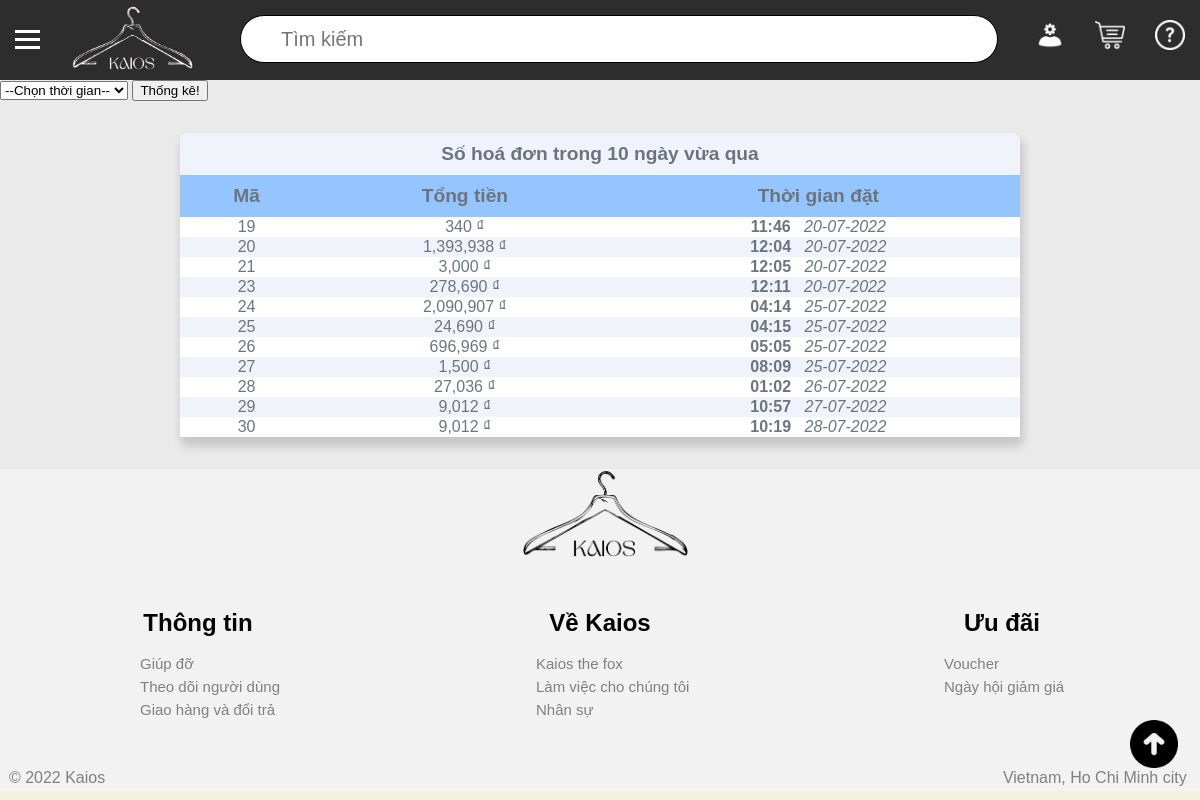
Screenshot of /admin/overview/orders.php (signed in) with the database file from the repository.
### tables this page shows
CREATE TABLE `hoa_don` (
  `ma` int(11) NOT NULL,
  `ma_khach_hang` int(11) NOT NULL,
  `trang_thai` int(11) NOT NULL,
  `dia_chi_nguoi_nhan` text NOT NULL,
  `thoi_gian_dat` timestamp NOT NULL DEFAULT CURRENT_TIMESTAMP,
  `ten_nguoi_nhan` varchar(200) NOT NULL,
  `sdt_nguoi_nhan` varchar(20) NOT NULL,
  `ghi_chu` text NOT NULL,
  `tong_tien` int(11) NOT NULL
);

### admin/overview/orders.php (the view, shortened to what this page needs)
<!DOCTYPE html>
<html>
<head>
	<link rel="stylesheet" type="text/css" href="../../styles.css">
    <link rel="stylesheet" type="text/css" href="./overview.css">
</head>
<body>
    <?php
    require '../../database/connect.php';
    $query_order = "
        SELECT
        hoa_don.ma as ma,
        hoa_don.tong_tien as tong_tien,
        hoa_don.thoi_gian_dat as thoi_gian_dat
        FROM hoa_don
        WHERE
        (hoa_don.thoi_gian_dat >= DATE_SUB(CURRENT_TIMESTAMP, INTERVAL 10 DAY)
            AND
            (hoa_don.thoi_gian_dat <= CURRENT_TIMESTAMP))
    ";
    $result_order = mysqli_query($connect,$query_order);
    $num_rows = mysqli_num_rows($result_order);
    ?>
    <div id="main_div">
      <?php include '../header.php'; ?>
      <?php
      if ($_SESSION['cap_do'] == 1)
        include '../menu.php';
    else
        include '../products/menu.php';
    ?>
    <div id="middle_div" style="z-index: 9999">
        <div>
            <form action="process_orders.php" method="post">
                <select id="range">
                    <option disabled selected hidden value="default">
                        --Chọn thời gian--
                    </option>
                </select>
                <button type="submit">Thống kê!</button>
            </form>
        </div>
        <div id="content">
            <p>
                <table id="main_table">
                    <tr>
                        <th colspan="3">
                            Số hoá đơn trong 10 ngày vừa qua
                        </th>
                    </tr>
                    <tr style="background-color: #95c5ff;">
                        <th>
                            Mã
                        </th>
                        <th>
                            Tổng tiền
                        </th>
                        <th>
                            Thời gian đặt
                        </th>
                    </tr>
                    <?php foreach($result_order as $each) { ?>
                        <?php
                        if ($num_rows % 2 == 0) $row_color = "#f1f3fa";
                        else if ($num_rows % 2 == 1) $row_color = "#ffffff";
                        $num_rows--;
                        ?>
                        <tr name="each_row" style="background-color: <?php echo $row_color ?>;">
                            <td>
                                <?php echo $each['ma']; ?>
                            </td>
                            <td>
                                <?php echo number_format($each['tong_tien'],0, '', ','). ' ₫
                                ' ?>
                            </td>
                            <td>
                               <b>
                                <?php
                                echo date('H:i',strtotime($each['thoi_gian_dat']))
                                ?>
                            </b>
                            <em>
                                <?php
                                echo date('d-m-Y',strtotime($each['thoi_gian_dat']))
                                ?>
                            </em>
                        </td>
                    </tr>
                <?php } ?>
            </table>
        </p>
    </div>
</div>
<?php include '../../partial/footer.php';?>
</body>
</html>

### styles.css (style rules this page uses)
html { height: 100%; }
body { margin:0; padding:0; font-family: sans-serif; background-color: #f1f1df; }
#main_div { width: 100%; height: auto; background-color: #eaeaea; position: relative; }
#middle_div { height: 83%; width: 100%; background-color: #eaeaea; float: left; }
#main_table { border-collapse: collapse; width: 90%; padding-top: 10px; margin-left: auto; margin-right: auto; text-align: center; background-color: #f1f3fa; border-radius: 7px; color: #6c757d; box-shadow: 2px 8px 8px 2px rgba(0,0,0,0.15); }
th { color: #6c757d; font-size: larger; padding: 10px; }
tr[name=each_row] { cursor: pointer; }

### admin/overview/overview.css (style rules this page uses)
tr { cursor: default !important; }
p { display: flex; justify-content: center; align-items: center; }
table { width: 50% !important; }

### admin/overview/orders.php (style rules this page uses)
table { width: 70% !important; }

### rows the page displays
hoa_don: ma "19", tong_tien "340", thoi_gian_dat "11:46", thoi_gian_dat "20-07-2022"
hoa_don: ma "20", tong_tien "1,393,938", thoi_gian_dat "12:04", thoi_gian_dat "20-07-2022"
hoa_don: ma "21", tong_tien "3,000", thoi_gian_dat "12:05", thoi_gian_dat "20-07-2022"
hoa_don: ma "23", tong_tien "278,690", thoi_gian_dat "12:11", thoi_gian_dat "20-07-2022"
hoa_don: ma "24", tong_tien "2,090,907", thoi_gian_dat "04:14", thoi_gian_dat "25-07-2022"
hoa_don: ma "25", tong_tien "24,690", thoi_gian_dat "04:15", thoi_gian_dat "25-07-2022"
hoa_don: ma "26", tong_tien "696,969", thoi_gian_dat "05:05", thoi_gian_dat "25-07-2022"
hoa_don: ma "27", tong_tien "1,500", thoi_gian_dat "08:09", thoi_gian_dat "25-07-2022"
hoa_don: ma "28", tong_tien "27,036", thoi_gian_dat "01:02", thoi_gian_dat "26-07-2022"
hoa_don: ma "29", tong_tien "9,012", thoi_gian_dat "10:57", thoi_gian_dat "27-07-2022"
hoa_don: ma "30", tong_tien "9,012", thoi_gian_dat "10:19", thoi_gian_dat "28-07-2022"
